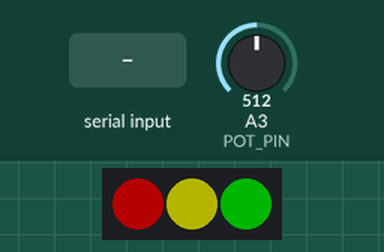
The sketch below on a simulated Arduino Uno, built with avr-gcc and run on an emulated ATmega328P. On the bench: 3 RGB LEDs in strip order, left to right. The test bench sets the inputs (shaded band); at power-on: A3 (POT_PIN) = 512. Dim RGB values are drawn brighter than linear.

Above: at 1.2 s.
1.3 s: "RGB:\n" received over Serial
At 1.7 s:
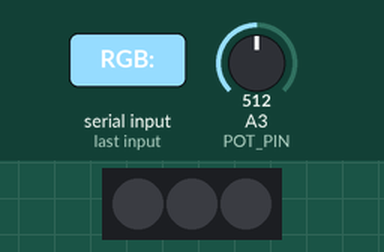
2.8 s: "RGB:90\n" received over Serial
At 4.0 s:
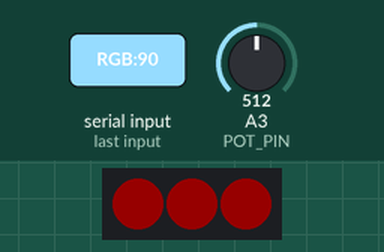
4.3 s: A3 (POT_PIN) set to 716
At 5.4 s:
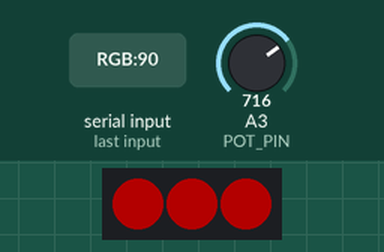
5.8 s: A3 (POT_PIN) set to 900
At 6.6 s:
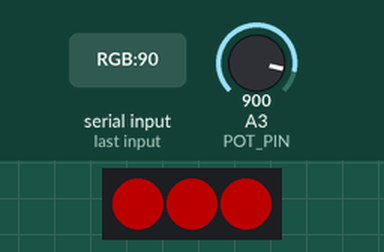
7.3 s: A3 (POT_PIN) set to 13
At 7.9 s:
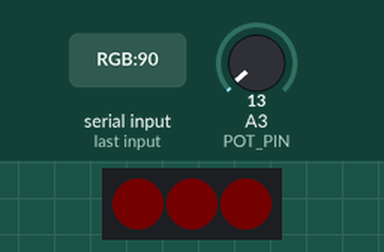
8.8 s: A3 (POT_PIN) set to 10
At 9.1 s:
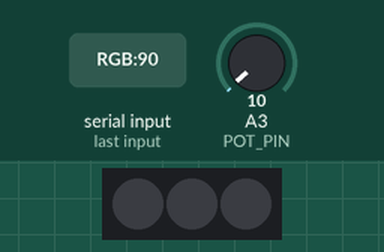
Timing chart, 0 to 11.3 s (numbered marks = the images above; inputs shaded):
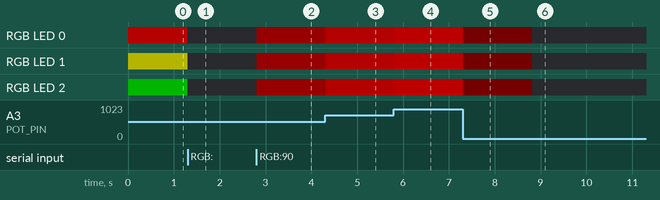

Measured:
- the behaviour switches between 12 and 11 on A3 (POT_PIN) (found by bisection; images 5 and 6)
- after the input at 1.3 s, RGB LED 0: RGB(64, 0, 0) → off at once; RGB LED 1: RGB(64, 64, 0) → off at once; RGB LED 2: RGB(0, 64, 0) → off at once
- after the input at 2.8 s, RGB LED 0–2: off → RGB(22, 0, 0) at once
- after the input at 4.3 s, RGB LED 0–2: RGB(22, 0, 0) → RGB(61, 0, 0) at once
- after the input at 5.8 s, RGB LED 0–2: RGB(61, 0, 0) → RGB(76, 0, 0) at once
- after the input at 7.3 s, RGB LED 0–2: RGB(76, 0, 0) → RGB(1, 0, 0) at once
- after the input at 8.8 s, RGB LED 0–2: RGB(1, 0, 0) → off at once

The sketch:

RGB_OVER_ESP8266_SERIAL.ino
```cpp
#include <Adafruit_NeoPixel.h>

#define POT_PIN 3
#define NEOPIXEL_PIN 5
#define NUMPIXELS 3

Adafruit_NeoPixel strip = Adafruit_NeoPixel(NUMPIXELS, NEOPIXEL_PIN);

String serialInput;
int r, g, b;
int lastBrightness = -1;

void setup()
{
  Serial.begin(115200);

  strip.begin();
  strip.setBrightness(64);
  strip.show();

  initColors();
  strip.show();
}

void loop()
{
  if (Serial.available() > 0) {
    serialInput = Serial.readStringUntil('\n');
    if (serialInput.startsWith("RGB:")) {
      String rgbSubstring = serialInput.substring(4);
      char rgbCharArray[rgbSubstring.length() + 1];
      strcpy(rgbCharArray, rgbSubstring.c_str());

      char *p = rgbCharArray;
      char *color;
      int counter = 0;
      while ((color = strtok_r(p, ",", &p)) != NULL) {
        counter++;
        if (counter == 1) {
          r = atoi(color);
        }
        else if (counter == 2) {
          g = atoi(color);
        }
        else if (counter == 3) {
          b = atoi(color);
        }
        else {
          break;
        }
      }

      setColors(r, g, b);
    }
  }

  determineBrightness();
  delay(100);
}

void determineBrightness() {
  int brightness = analogRead(POT_PIN) / 4;

  if (brightness == lastBrightness) {
    // no change, nothing to do
    return;
  }
  else if (lastBrightness != -1) {
      if (brightness == 0) {
        brightness = 1;
      }

      strip.setBrightness(brightness);
      strip.show();
      delay(100);
  }

  lastBrightness = brightness;
}

void initColors() {
  strip.setPixelColor(0, 255, 0, 0);    // red
  strip.setPixelColor(1, 255, 255, 0);  // yellow
  strip.setPixelColor(2, 0, 255, 0);    // green
}

void setColors(int red, int green, int blue) {
  for (int i = 0; i < NUMPIXELS; i++) {
    strip.setPixelColor(i, red, green, blue);
  }

  strip.show();
}
```
